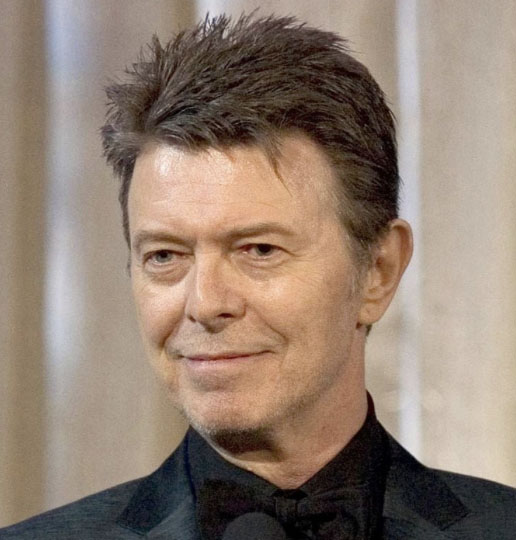
#> input picture Training_Data/1.jpg, 516 x 540 px; its folder holds only this picture in this run
$ python eigenface.py
#> lines starting #> are read from the running program, lines starting #| are printed output that depends on the picture
import numpy as np
import matplotlib.pyplot as plt
import matplotlib.image as img
import sys
from numpy import linalg
from skimage import data
from skimage.color import rgb2gray
from PIL import Image

# Create our data matrix... we assume from the beginning that there
# are only 25 faces total. We also assume the dimensions of each face
# will be 172 x 180. That's my choice. You can make your own.
h = 90
w = 86

# Read in each of the images from file, and resize.
X = np.zeros((1,h*w))
A = np.zeros((w,h))

for i in range(5):
	for j in range(1,6):
		image_no = str(i*5 + j)
		print("Reading " + image_no + ".jpg...")
		face      = Image.open("Training_Data/" + image_no + ".jpg")
#> face is the input picture: PIL image 516x540 RGB; mean R, G, B 144.6, 126.8, 113

		# Shrink the image and convert to grayscale.
		face      = face.resize((h,w))
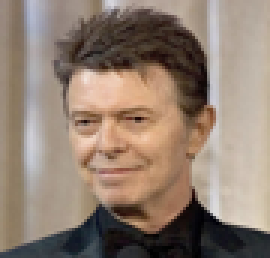
#> face: PIL image 90x86 RGB (shown 3 times larger); mean R, G, B 144.6, 126.8, 113
		gray_face = rgb2gray(face)
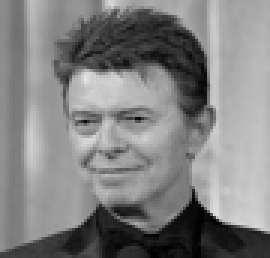
#> gray_face: shape (86, 90) float64 (shown 3 times larger); min 0, max 0.903, mean 0.508
#> (the run stopped early here; a loop or call above may not have finished)
